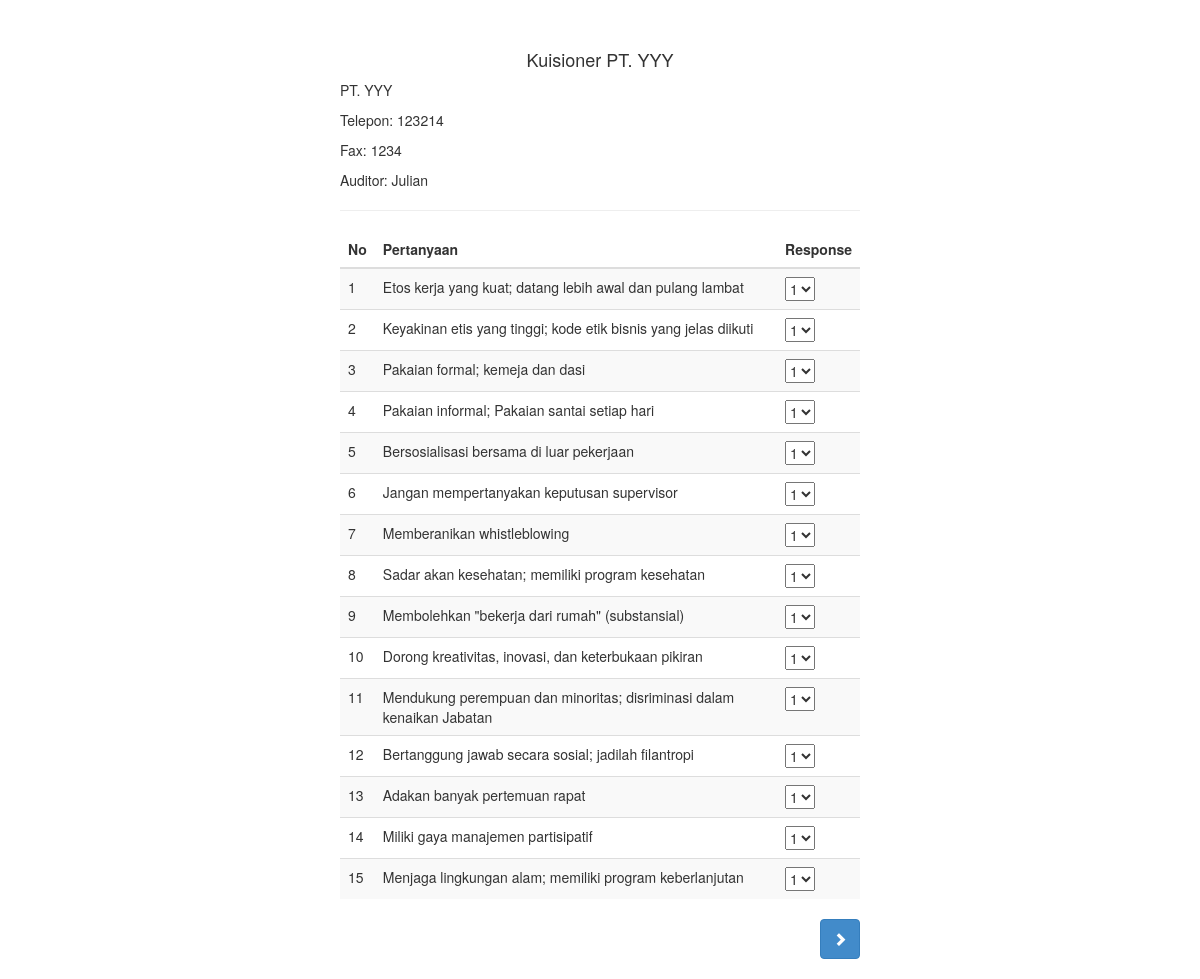
Screenshot of /kuisioner1.php?id=USR-1000002 with the database file from the repository.
### tables this page shows
CREATE TABLE `tbl_pengguna` (
  `id_pengguna` varchar(50) NOT NULL,
  `nama_perusahaan` varchar(50) DEFAULT NULL,
  `alamat_perusahaan` text,
  `telp_perusahaan` varchar(50) DEFAULT NULL,
  `fax_perusahaan` varchar(50) DEFAULT NULL,
  `tanggal` date DEFAULT NULL,
  `code_kuisioner` varchar(50) DEFAULT NULL,
  `nama_auditor` varchar(50) DEFAULT NULL,
  `file_upload` varchar(50) DEFAULT NULL
);

CREATE TABLE `tbl_pertanyaan` (
  `id_pertanyaan` int(11) NOT NULL,
  `pertanyaan` text NOT NULL,
  `id_domain` varchar(50) DEFAULT NULL,
  `id_subdomain` varchar(50) DEFAULT NULL,
  `id_subsubdomain` varchar(50) DEFAULT NULL
);

### kuisioner1.php (the view, shortened to what this page needs)
<?php
  require_once('koneksi.php');
  $id = mysqli_real_escape_string($db,$_GET['id']);
  $sql = "SELECT * from tbl_pengguna where id_pengguna = '$id' ";
  $result = mysqli_query($db,$sql);
  $row = mysqli_fetch_array($result,MYSQLI_ASSOC);
  $no = 1;
  $sql = "SELECT * FROM tbl_pertanyaan where id_pertanyaan >=1 and id_pertanyaan <=15";
  $result = mysqli_query($db,$sql);
?>
<!DOCTYPE html>
<html lang="en">
  <head>
    <link rel="stylesheet" href="https://maxcdn.bootstrapcdn.com/bootstrap/3.4.0/css/bootstrap.min.css">
    <link href="bootstrap.min.css" rel="stylesheet">
    <link href="dashboard.css" rel="stylesheet">
  </head>
  <body>
    <div class="container-fluid">
      <div class="row">
        <div class="col-sm-9 col-sm-offset-3 col-md-6 col-md-offset-3 main">
          <div class="sub-header">
            <h4 style="text-align: center;">Kuisioner <?php echo $row['nama_perusahaan'];?></h4>
            <p><?php echo $row['alamat_perusahaan'];?></p>
            <p>Telepon: <?php echo $row['telp_perusahaan'];?></p>
            <p>Fax: <?php echo $row['fax_perusahaan'];?></p>
            <p>Auditor: <?php echo $row['nama_auditor'];?></p>
          </div>
          <div class="table-responsive">
            <br>
            <form method="post" action="kuisioner2.php?id=<?php echo $id;?>">
              <table class="table table-striped">
               <thead>
                  <tr>
                    <th>No</th>
                    <th>Pertanyaan</th>
                    <th>Response</th>
                  </tr>
                </thead>
                <tbody>
                  <?php
                  $satu = 1;
                    while($tampil = mysqli_fetch_array($result,MYSQLI_ASSOC)){
                  ?>
                  <tr>
                    <td><?php echo $no++;?></td>
                    <td><?php echo $tampil['pertanyaan']?></td>
                    <td>
                      <select name="dom1[]">
                        <option value="<?php echo $satu;?>">1</option>
                      </select>
                    </td>
                  </tr>
                  <?php
                    }
                  ?>
                </tbody>
               </table>
              <div style="float: right;">
                <button style="float: right; height:40px;" type="submit" class="btn btn-primary" name="submit"><span class="glyphicon glyphicon-chevron-right"></span></button>
              </div>
            </form>
          </div>
        </div>
      </div>
    </div>
  </body>
</html>

### dashboard.css (style rules this page uses)
body { padding-top: 20px; }
.sub-header { padding-bottom: 10px; border-bottom: 1px solid #eee; }
.main { padding: 20px; }
@media (min-width: 768px) { .main { padding-right: 40px; padding-left: 40px; } }

### rows the page displays
tbl_pengguna: nama_perusahaan "PT. YYY", alamat_perusahaan "PT. YYY", telp_perusahaan "123214", fax_perusahaan "1234", nama_auditor "Julian"
tbl_pertanyaan: pertanyaan "Etos kerja yang kuat; datang lebih awal dan pulang lambat"
tbl_pertanyaan: pertanyaan "Keyakinan etis yang tinggi; kode etik bisnis yang jelas diikuti"
tbl_pertanyaan: pertanyaan "Pakaian formal; kemeja dan dasi"
tbl_pertanyaan: pertanyaan "Pakaian informal; Pakaian santai setiap hari"
tbl_pertanyaan: pertanyaan "Bersosialisasi bersama di luar pekerjaan"
tbl_pertanyaan: pertanyaan "Jangan mempertanyakan keputusan supervisor"
tbl_pertanyaan: pertanyaan "Memberanikan whistleblowing"
tbl_pertanyaan: pertanyaan "Sadar akan kesehatan; memiliki program kesehatan"
tbl_pertanyaan: pertanyaan "Membolehkan \"bekerja dari rumah\" (substansial)"
tbl_pertanyaan: pertanyaan "Dorong kreativitas, inovasi, dan keterbukaan pikiran"
tbl_pertanyaan: pertanyaan "Mendukung perempuan dan minoritas; disriminasi dalam kenaikan Jabatan"
tbl_pertanyaan: pertanyaan "Bertanggung jawab secara sosial; jadilah filantropi"
tbl_pertanyaan: pertanyaan "Adakan banyak pertemuan rapat"
tbl_pertanyaan: pertanyaan "Miliki gaya manajemen partisipatif"
tbl_pertanyaan: pertanyaan "Menjaga lingkungan alam; memiliki program keberlanjutan"
